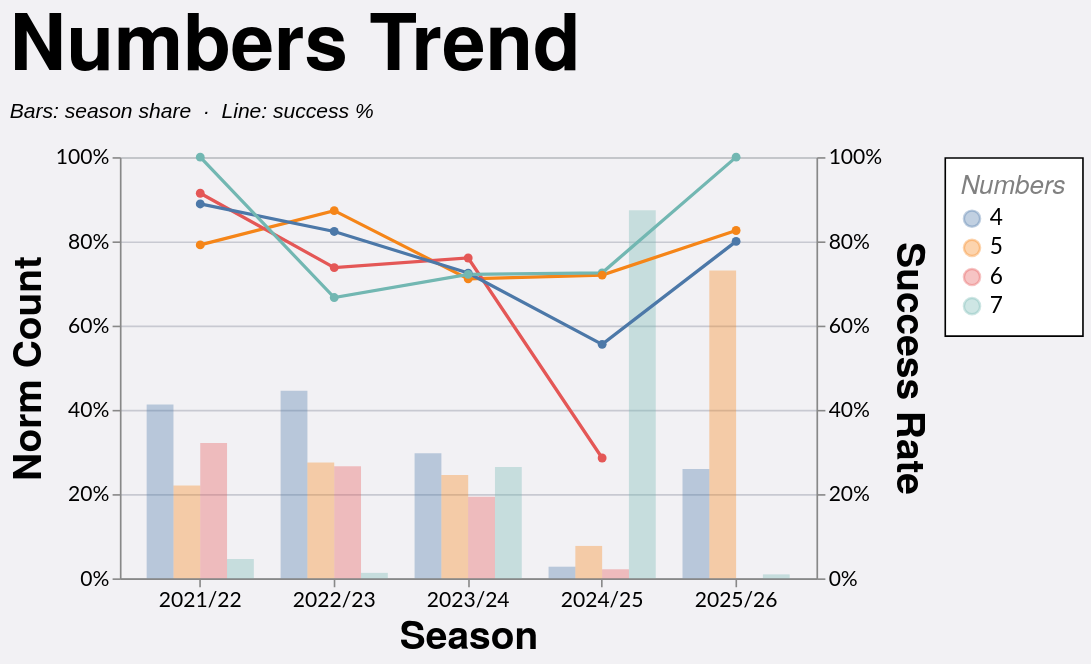

Here is the Vega-Lite specification saved for this chart:
### Vega-Lite specification from a JSON file in a GitHub repository (floating-point values rounded to 4 significant figures; data arrays with more than 128 entries replaced by an {"elided": "..."} marker saying what was removed)
{"config": {"axis": {"labelFont": "Lato, sans-serif", "titleFont": "PT Sans Narrow, Helvetica Neue, Helvetica, Arial, sans-serif", "labelFontSize": 13, "titleFontSize": 24, "gridColor": "#202947", "gridOpacity": 0.2}, "header": {"labelFont": "PT Sans Narrow, Helvetica Neue, Helvetica, Arial, sans-serif", "titleFont": "PT Sans Narrow, Helvetica Neue, Helvetica, Arial, sans-serif", "labelFontSize": 24, "titleFontSize": 28, "labelFontWeight": "bold", "orient": "left"}, "legend": {"labelFont": "Lato, sans-serif", "titleFont": "PT Sans Narrow, Helvetica Neue, Helvetica, Arial, sans-serif", "labelFontSize": 14, "titleFontSize": 16, "titlePadding": 5, "fillColor": "white", "strokeColor": "black", "padding": 10, "titleFontWeight": "lighter", "titleFontStyle": "italic", "titleColor": "gray", "offset": 10}, "title": {"font": "PT Sans Narrow, Helvetica Neue, Helvetica, Arial, sans-serif", "fontSize": 48, "fontWeight": "bold", "anchor": "start", "align": "center", "titlePadding": 20, "subtitlePadding": 10, "subtitleFontSize": 13, "subtitleColor": "", "subtitleFontStyle": "italic", "offset": 15, "color": "black"}, "axisX": {"labelAngle": 0}, "facet": {"title": null, "header": null, "align": {"row": "each", "column": "each"}}, "resolve": {"scale": {"y": "independent", "facet": "independent"}}, "background": "#f2f1f4"}, "layer": [{"mark": {"type": "bar", "opacity": 0.35}, "encoding": {"color": {"field": "numbers", "sort": ["4", "5", "6", "7"], "title": "Numbers", "type": "nominal"}, "tooltip": [{"field": "season", "title": "Season", "type": "nominal"}, {"field": "numbers", "title": "Numbers", "type": "nominal"}, {"field": "won", "format": ",.0f", "title": "Won", "type": "quantitative"}, {"field": "attempts", "format": ",.0f", "title": "Attempts", "type": "quantitative"}, {"field": "norm_count", "format": ".1%", "title": "Norm Count", "type": "quantitative"}, {"field": "success_rate", "format": ".1%", "title": "Success Rate", "type": "quantitative"}], "x": {"field": "season", "sort": ["2021/22", "2022/23", "2023/24", "2024/25", "2025/26"], "title": "Season", "type": "nominal"}, "xOffset": {"field": "numbers", "sort": ["4", "5", "6", "7"], "type": "nominal"}, "y": {"axis": {"format": "%", "orient": "left"}, "field": "norm_count", "scale": {"domain": [0, 1]}, "title": "Norm Count", "type": "quantitative"}}, "transform": [{"filter": "(loSquad == 'All' || datum.squad == loSquad) && (loGameType == 'All' || (loGameType == 'League + Cup' && (datum.game_type == 'League' || datum.game_type == 'Cup')) || (loGameType == 'League only' && datum.game_type == 'League') || datum.game_type == loGameType) && (loOpposition == 'All' || datum.opposition == loOpposition) && (loThrower == 'All' || datum.thrower == loThrower) && (loJumper == 'All' || datum.jumper == loJumper) && (loArea == 'All' || datum.area == loArea) && (loNumbers == 'All' || datum.numbers == loNumbers) && (loCallType == 'All' || datum.call_type == loCallType)"}, {"aggregate": [{"op": "count", "as": "attempts"}, {"op": "sum", "field": "won", "as": "won"}], "groupby": ["season", "numbers"]}, {"joinaggregate": [{"op": "sum", "field": "attempts", "as": "season_attempts"}], "groupby": ["season"]}, {"calculate": "datum.attempts / datum.season_attempts", "as": "norm_count"}, {"calculate": "datum.won / datum.attempts", "as": "success_rate"}]}, {"mark": {"type": "line", "point": true, "strokeWidth": 2}, "encoding": {"color": {"field": "numbers", "sort": ["4", "5", "6", "7"], "title": "Numbers", "type": "nominal"}, "detail": {"field": "numbers", "type": "nominal"}, "tooltip": [{"field": "season", "title": "Season", "type": "nominal"}, {"field": "numbers", "title": "Numbers", "type": "nominal"}, {"field": "won", "format": ",.0f", "title": "Won", "type": "quantitative"}, {"field": "attempts", "format": ",.0f", "title": "Attempts", "type": "quantitative"}, {"field": "norm_count", "format": ".1%", "title": "Norm Count", "type": "quantitative"}, {"field": "success_rate", "format": ".1%", "title": "Success Rate", "type": "quantitative"}], "x": {"field": "season", "sort": ["2021/22", "2022/23", "2023/24", "2024/25", "2025/26"], "title": "Season", "type": "nominal"}, "y": {"axis": {"format": "%", "orient": "right"}, "field": "success_rate", "scale": {"domain": [0, 1]}, "title": "Success Rate", "type": "quantitative"}}, "transform": [{"filter": "(loSquad == 'All' || datum.squad == loSquad) && (loGameType == 'All' || (loGameType == 'League + Cup' && (datum.game_type == 'League' || datum.game_type == 'Cup')) || (loGameType == 'League only' && datum.game_type == 'League') || datum.game_type == loGameType) && (loOpposition == 'All' || datum.opposition == loOpposition) && (loThrower == 'All' || datum.thrower == loThrower) && (loJumper == 'All' || datum.jumper == loJumper) && (loArea == 'All' || datum.area == loArea) && (loNumbers == 'All' || datum.numbers == loNumbers) && (loCallType == 'All' || datum.call_type == loCallType)"}, {"aggregate": [{"op": "count", "as": "attempts"}, {"op": "sum", "field": "won", "as": "won"}], "groupby": ["season", "numbers"]}, {"joinaggregate": [{"op": "sum", "field": "attempts", "as": "season_attempts"}], "groupby": ["season"]}, {"calculate": "datum.attempts / datum.season_attempts", "as": "norm_count"}, {"calculate": "datum.won / datum.attempts", "as": "success_rate"}]}], "data": {"name": "data-59bc52db6a970b6c64ce397bd37ae18f"}, "height": 260, "params": [{"name": "loSquad", "value": "All"}, {"name": "loSeason", "value": "All"}, {"name": "loGameType", "value": "All"}, {"name": "loOpposition", "value": "All"}, {"name": "loThrower", "value": "All"}, {"name": "loJumper", "value": "All"}, {"name": "loArea", "value": "All"}, {"name": "loNumbers", "value": "All"}, {"name": "loCallType", "value": "All"}], "resolve": {"scale": {"y": "independent"}}, "title": {"text": "Numbers Trend", "subtitle": "Bars: season share  ·  Line: success %"}, "width": 430, "$schema": "https://vega.github.io/schema/vega-lite/v5.20.1.json", "datasets": {"data-59bc52db6a970b6c64ce397bd37ae18f": {"elided": "1242 records"}}}
